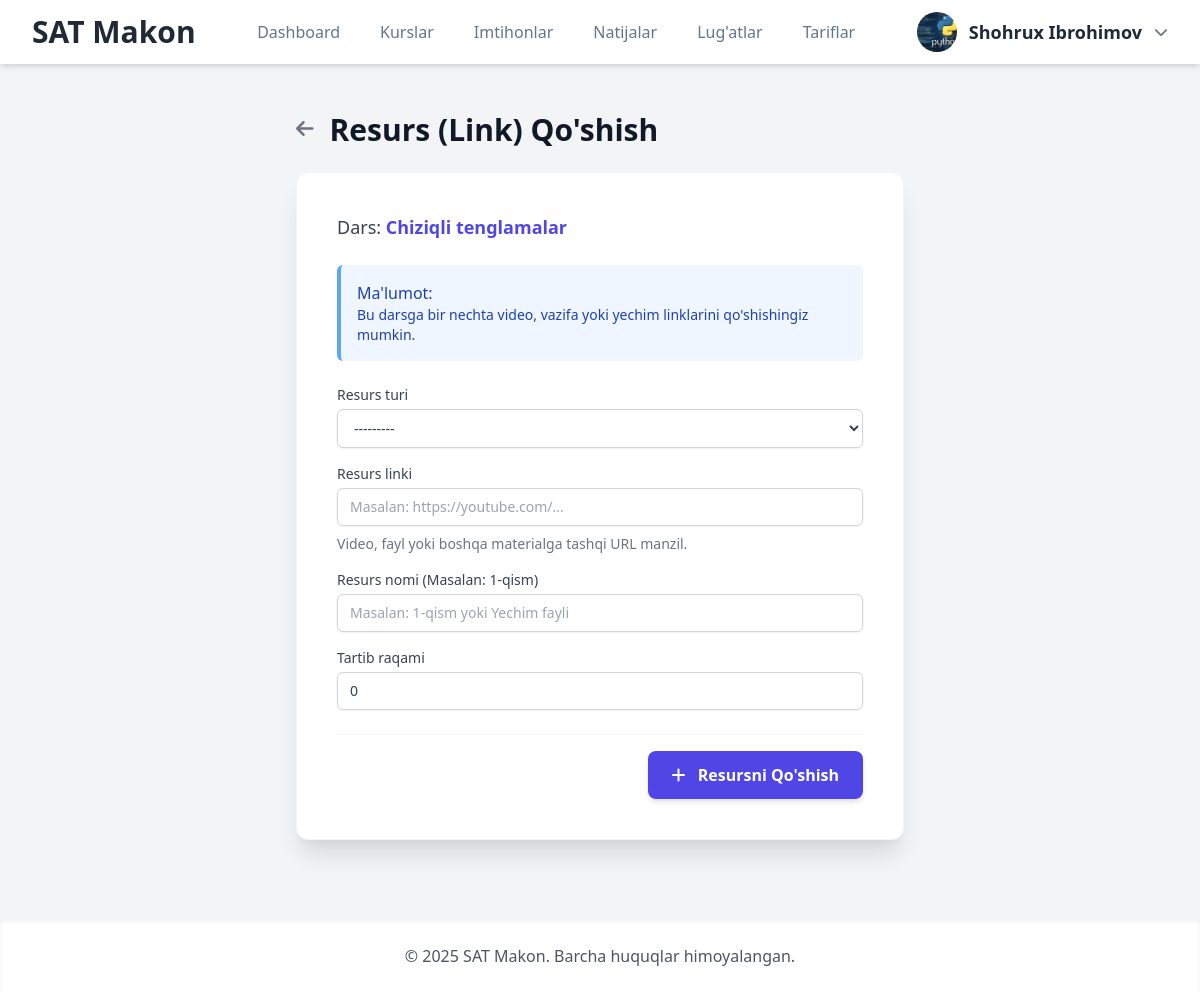
The page /lessons/1/resources/create/ (signed in) on the database its author committed.
### Mock/models.py (models this page shows, shortened)
class CustomUser(AbstractUser):
    first_name = None
    last_name = None
    full_name = models.CharField(max_length=255, verbose_name="To'liq ism (F.I.Sh)")
    email = models.EmailField(unique=True, verbose_name="Elektron pochta")
    phone_number = models.CharField(max_length=20, unique=True, null=True, blank=True, verbose_name="Telefon raqami")
    center = models.ForeignKey(
        Center,
        on_delete=models.SET_NULL,
        null=True,
        blank=True,
        related_name='members',
        verbose_name="O'quv Markazi"
    )
    ROLE_CHOICES = [
        ('student', "O'quvchi"),
        ('teacher', "O'qituvchi"),
        ('center_admin', "Markaz Admini"),
        ('admin', "Platforma Super Admini"),
    ]
    role = models.CharField(max_length=20, choices=ROLE_CHOICES, default='student', verbose_name="Foydalanuvchi roli")
    profile_picture = models.ImageField(upload_to='profile_pics/', null=True, blank=True, verbose_name="Profil rasmi")
    bio = models.TextField(max_length=500, blank=True, verbose_name="O'zi haqida")
    ability = models.FloatField(default=0.0, verbose_name="Foydalanuvchi qobiliyati (Rasch)")
    teacher = models.ForeignKey(
        'self',
        on_delete=models.SET_NULL,
        null=True,
        blank=True,
        limit_choices_to=models.Q(role='teacher') | models.Q(role='center_admin'),
        related_name='students',
        verbose_name="Biriktirilgan Ustoz/Admin"
    )
    is_approved = models.BooleanField(default=True, verbose_name="Tasdiqlangan")
    is_banned = models.BooleanField(default=False, verbose_name="Bloklangan")
    USERNAME_FIELD = 'username'
    REQUIRED_FIELDS = ['email', 'full_name']
    def get_full_name(self):
        return self.full_name.strip()
    class Meta:
        verbose_name = "Foydalanuvchi"
        verbose_name_plural = "Foydalanuvchilar"

class Lesson(models.Model):
    module = models.ForeignKey(CourseModule, on_delete=models.CASCADE, related_name='lessons', verbose_name="Modul")
    title = models.CharField(max_length=200, verbose_name="Dars nomi")
    related_exam = models.OneToOneField(
        'Exam',
        on_delete=models.SET_NULL,
        null=True,
        blank=True,
        related_name='lesson',
        verbose_name="Mavzu testi",
        help_text="Bu darsga test biriktirilishi shart emas. Agar biriktirilsa, keyingi darsga o'tish uchun talab etiladi."
    )
    order = models.PositiveIntegerField(default=0, verbose_name="Tartib raqami")
    class Meta:
        verbose_name = "Dars"
        verbose_name_plural = "Darslar"
        ordering = ['module__order', 'order']
        unique_together = ('module', 'order')

### Mock/views.py (the view)
# urls.py: path('lessons/<int:lesson_id>/resources/create/', views.resource_create, name='resource_create'),
@login_required(login_url='login')
def resource_create(request, lesson_id):
    lesson = get_object_or_404(Lesson, id=lesson_id)
    if request.method == 'POST':
        form = LessonResourceForm(request.POST)
        if form.is_valid():
            resource = form.save(commit=False)
            resource.lesson = lesson
            resource.save()
            messages.success(request, f"Yangi '{resource.get_resource_type_display()}' resursi qo'shildi.")
            return redirect('lesson_list', module_id=lesson.module.id)
    else:
        form = LessonResourceForm()
    context = {
        'form': form,
        'lesson': lesson,
        'page_title': f"'{lesson.title}' darsiga resurs qo'shish"
    }
    return render(request, 'management/resource_form.html', context)

### Mock/forms.py
class LessonResourceForm(forms.ModelForm):
    class Meta:
        model = LessonResource
        fields = ['resource_type', 'title', 'link', 'order']
        widgets = {
            'link': forms.URLInput(attrs={'placeholder': 'https://telegram.me/linki...'})
        }

### Mock/context_processors.py (called while the page is built)
def global_context(request):
    default_name = "SAT Makon"
    context = {
        'CENTER_NAME': default_name,
        'center': None,
        'CENTER_SLUG': None,
    }
    if request.user.is_authenticated:
        user = request.user
        if hasattr(user, 'center') and user.center:
            current_center = user.center
            context['center'] = current_center
            context['CENTER_SLUG'] = current_center.slug
            context['CENTER_NAME'] = current_center.name
        if user.is_superuser:
            context['CENTER_NAME'] = default_name
            context['center'] = None
            context['CENTER_SLUG'] = None
    return context

### Mock/templates/management/resource_form.html (shortened to what this page needs)
{% extends 'base.html' %}
{% load static i18n widget_tweaks %}
{% block content %}
<div class="container mx-auto p-4 md:p-8 max-w-2xl">
    <div class="flex items-center mb-6 space-x-4">
        <a href="{% url 'lesson_list' module_id=lesson.module.id %}" class="text-gray-500 hover:text-indigo-600 transition">
            <i class="fas fa-arrow-left text-xl"></i>
        </a>
        <h1 class="text-3xl font-extrabold text-gray-900">
            Resurs (Link) Qo'shish
        </h1>
    </div>
    <div class="bg-white p-6 md:p-10 rounded-xl shadow-xl border border-gray-100">
        <p class="text-lg font-medium text-gray-700 mb-6">Dars: <span class="text-indigo-600 font-semibold">{{ lesson.title }}</span></p>
        <div class="p-4 mb-6 bg-blue-50 border-l-4 border-blue-400 text-blue-800 rounded-md" role="alert">
            <p class="font-medium">Ma'lumot:</p>
            <p class="text-sm">Bu darsga bir nechta video, vazifa yoki yechim linklarini qo'shishingiz mumkin.</p>
        </div>
        <form method="post" class="space-y-6">
            <div class="space-y-4">
                <div class="form-group">
                    <label for="{{ form.resource_type.id_for_label }}" class="block text-sm font-medium text-gray-700">{{ form.resource_type.label }}</label>
                    {% render_field form.resource_type class="mt-1 block w-full border border-gray-300 bg-white rounded-md shadow-sm py-2 px-3 focus:outline-none focus:ring-indigo-500 focus:border-indigo-500 sm:text-sm" %}
                </div>
                <div class="form-group">
                    <label for="{{ form.link.id_for_label }}" class="block text-sm font-medium text-gray-700">{{ form.link.label }}</label>
                    {% render_field form.link class="mt-1 block w-full border border-gray-300 rounded-md shadow-sm py-2 px-3 focus:outline-none focus:ring-indigo-500 focus:border-indigo-500 sm:text-sm" placeholder="Masalan: https://youtube.com/..." %}
                    {% if form.link.help_text %}<p class="mt-2 text-sm text-gray-500">{{ form.link.help_text }}</p>{% endif %}
                </div>
                <div class="form-group">
                    <label for="{{ form.title.id_for_label }}" class="block text-sm font-medium text-gray-700">{{ form.title.label }}</label>
                    {% render_field form.title class="mt-1 block w-full border border-gray-300 rounded-md shadow-sm py-2 px-3 focus:outline-none focus:ring-indigo-500 focus:border-indigo-500 sm:text-sm" placeholder="Masalan: 1-qism yoki Yechim fayli" %}
                </div>
                <div class="form-group">
                    <label for="{{ form.order.id_for_label }}" class="block text-sm font-medium text-gray-700">{{ form.order.label }}</label>
                    {% render_field form.order class="mt-1 block w-full border border-gray-300 rounded-md shadow-sm py-2 px-3 focus:outline-none focus:ring-indigo-500 focus:border-indigo-500 sm:text-sm" %}
                </div>
            </div>
            <div class="flex justify-end pt-4 border-t border-gray-100">
                <button type="submit" class="w-full sm:w-auto px-6 py-3 bg-indigo-600 text-white font-semibold rounded-lg shadow-md hover:bg-indigo-700 focus:outline-none focus:ring-2 focus:ring-indigo-500 focus:ring-offset-2 transition duration-150">
                    <i class="fas fa-plus mr-2"></i> Resursni Qo'shish
                </button>
            </div>
        </form>
    </div>
</div>
{% endblock content %}

### Mock/templates/header.html (shortened to what this page needs)
{% load static i18n %}
<header class="bg-white shadow-md sticky top-0 z-50">
    <div class="container max-w-7xl mx-auto px-4 sm:px-6 lg:px-8">
        <div class="flex items-center justify-between h-16">
            <div class="flex-shrink-0">
                <a href="{% url 'index' %}" class="text-3xl font-bold text-gray-800">{{ CENTER_NAME }}</a>
            </div>
            <nav class="hidden md:flex md:items-center md:space-x-2 lg:space-x-4">
                {% if user.is_authenticated and user.role == 'student' %}
                <a href="{% url 'dashboard' slug=request.user.center.slug %}" class="nav-link {% if request.resolver_match.url_name == 'dashboard' %}active{% endif %}">Dashboard</a>
                <a href="{% url 'all_courses' center.slug %}" class="nav-link ">Kurslar</a>
                <a href="{% url 'all_exams' center.slug %}" class="nav-link {% if request.resolver_match.url_name == 'all_exams' %}active{% endif %}">Imtihonlar</a>
                <a href="{% url 'completed_exams' center.slug %}" class="nav-link {% if request.resolver_match.url_name == 'completed_exams' %}active{% endif %}">Natijalar</a>
                <a href="{% url 'my_flashcards' center.slug %}" class="nav-link {% if request.resolver_match.url_name == 'my_flashcards' %}active{% endif %}">Lug'atlar</a>
                <a href="{% url 'price' center.slug %}" class="nav-link {% if request.resolver_match.url_name == 'price' %}active{% endif %}">Tariflar</a>
                {% elif user.is_authenticated and user.role == 'admin' %}
                <a href="{% url 'center_list' %}" class="nav-link {% if request.resolver_match.url_name == 'center_list' %}active{% endif %}">O'quv markazlar</a>
                {% endif %}
            </nav>
            <div class="flex items-center space-x-4">
                {% if user.is_authenticated %}
                <div class="hidden md:block relative">
                    <button id="dropdownButton" class="flex items-center space-x-3 focus:outline-none">
                        {% if user.profile_picture %}
                            <img class="h-10 w-10 rounded-full object-cover" src="{{ user.profile_picture.url }}" alt="Profil rasmi">
                        {% else %}
                            <span class="h-10 w-10 rounded-full bg-blue-500 flex items-center justify-center text-white font-bold text-lg">
                                {{ user.username|first|upper }}
                            </span>
                        {% endif %}
                        <span class="font-semibold text-lg text-gray-800">{{ user.get_full_name|default:user.username }}</span>
                        <i class="fas fa-chevron-down text-gray-500 text-sm"></i>
                    </button>
                </div>
                {% else %}
                <div class="hidden md:block">
                       <a href="{% url 'login' %}" class="nav-link"><i class="fa-brands fa-telegram mr-1"></i> Kirish</a>
                </div>
                {% endif %}
            </div>
        </div>
    </div>
</header>

### Mock/static/css/custom.css (style rules this page uses)
:root { --primary-color: #4f46e5; --secondary-color: #0ea5e9; --success-color: #10b981; --danger-color: #ef4444; --slate-text: #334155; --slate-light: #64748b; --slate-bg: #f8fafc; --card-bg: #ffffff; --card-border: #eef2ff; --card-shadow: 0 4px 6px -1px rgb(0 0 0 / 0.05), 0 2px 4px -2px rgb(0 0 0 / 0.06); --card-shadow-hover: 0 10px 15px -3px rgb(0 0 0 / 0.07), 0 4px 6px -2px rgb(0 0 0 / 0.05); }
body { background-color: var(--slate-bg); color: var(--slate-text); font-family: 'Inter', sans-serif; -webkit-font-smoothing: antialiased; -moz-osx-font-smoothing: grayscale; }
.nav-link, .mobile-nav-link { display: block; padding: 0.5rem 0.75rem; border-radius: 0.5rem; font-weight: 500; color: var(--slate-light); transition: all 0.2s ease; text-decoration: none; white-space: nowrap; }

### rows shown on the page
CustomUser: profile_picture (picture), get_full_name "Shohrux Ibrohimov"
Lesson: title "Chiziqli tenglamalar"

### other values the page prints
{{ CENTER_NAME }} "SAT Makon"
